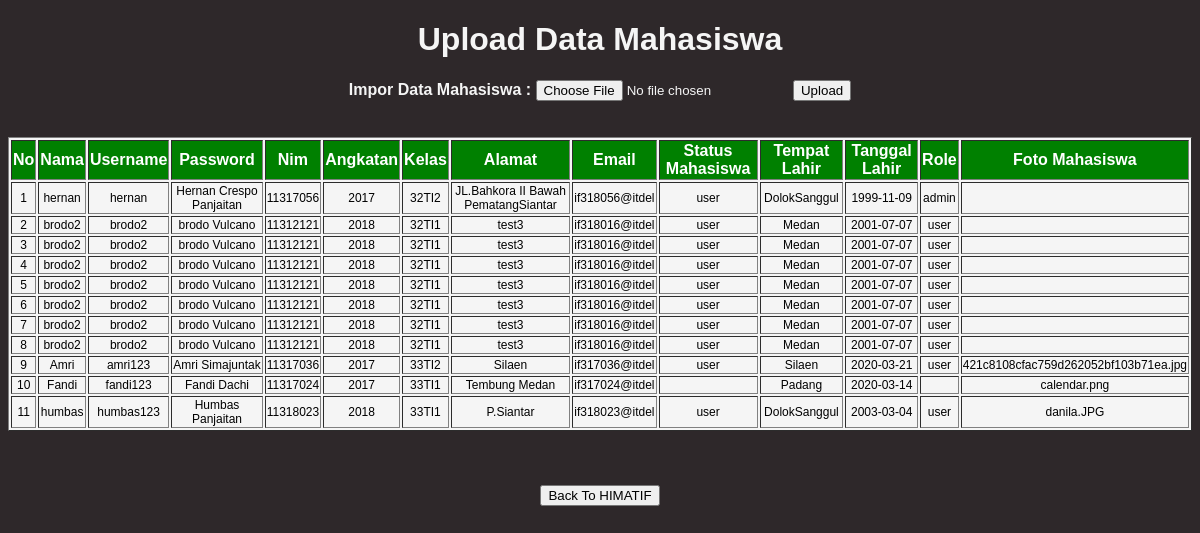
The app's page /csv/index.php with its own data.
### tables this page shows
CREATE TABLE `mahasiswa` (
  `mahasiswa_id` int(11) NOT NULL,
  `nama` text,
  `username` varchar(225) NOT NULL,
  `password` varchar(225) NOT NULL,
  `nim` varchar(100) DEFAULT NULL,
  `kelas` text,
  `angkatan` varchar(100) DEFAULT NULL,
  `alamat` varchar(225) NOT NULL,
  `email` varchar(225) NOT NULL,
  `status_mahasiswa` varchar(225) NOT NULL,
  `tempat_lahir` varchar(225) NOT NULL,
  `tanggal_lahir` date NOT NULL,
  `role` varchar(100) NOT NULL,
  `foto_mahasiswa` varchar(100) NOT NULL
);

### csv/index.php (the view, shortened to what this page needs)
<!DOCTYPE html>
<html lang="en">
<head>
    <link rel="stylesheet" type="text/css" href="assets/style.css">
</head>
<body>
	<center>
		<h1>Upload Data Mahasiswa</h1>
		<form method="post" enctype="multipart/form-data" action="uploader.php">
		<b>Impor Data Mahasiswa :</b>
		<input type="file" name="data_mahasiswa" required="required">
		<input type="submit" name="upload" value="Upload">
		</form>
		<br><br>
		<table border="1">
			<tr>
				<th>No</th>
                <th>Nama</th>
				<th>Username</th>
				<th>Password</th>
				<th>Nim</th>
				<th>Angkatan</th>
				<th>Kelas</th>
				<th>Alamat</th>
				<th>Email</th>
				<th>Status Mahasiswa</th>
				<th>Tempat Lahir</th>
				<th>Tanggal Lahir</th>
				<th>Role</th>
                <th>Foto Mahasiswa</th>
			</tr>
			<?php
				include_once ('connect.php');
				$no=1;
				$data_mahasiswa = mysqli_query($connect,"SELECT * FROM mahasiswa");
				while($data = mysqli_fetch_array($data_mahasiswa))
				{
					?>
					<tr>
						<td><?php echo $no++; ?></td>
						<td><?php echo $data['username']; ?></td>
						<td><?php echo $data['password']; ?></td>
						<td><?php echo $data['nama']; ?></td>
						<td><?php echo $data['nim']; ?></td>
						<td><?php echo $data['angkatan']; ?></td>
					 	<td><?php echo $data['kelas']; ?></td>
						<td><?php echo $data['alamat']; ?></td>
						<td><?php echo $data['email'];?></td>
						<td><?php echo $data['status_mahasiswa']; ?></td>
						<td><?php echo $data['tempat_lahir']; ?></td>
						<td><?php echo $data['tanggal_lahir']; ?> </td>
					    <td><?php echo $data['role']; ?></td>
                         <td><?php echo $data['foto_mahasiswa']; ?></td>
					</tr>
		    <?php
			}
			?>
		</table>
		<br><br><br>
		<a href="../admin/index.php?halaman=mahasiswa"><button class="btn btn-info">Back To HIMATIF</button></a>
	</center>
</body>
</html>

### csv/assets/style.css (style rules this page uses)
body { background: #2e282a; font-family: sans-serif; color: whitesmoke; }
h1 { color: whitesmoke; }
table { background-color: whitesmoke; color: black; font-size: 12px; text-align: center; }
th { font-size: 16px; background-color: green; color: white; }

### records on screen
mahasiswa: username "hernan", password "hernan", nama "Hernan Crespo Panjaitan", nim "11317056", angkatan "2017", kelas "32TI2", alamat "JL.Bahkora II Bawah PematangSiantar", email "if318056@itdel", status_mahasiswa "user", tempat_lahir "DolokSanggul", tanggal_lahir "1999-11-09", role "admin"
mahasiswa: username "brodo2", password "brodo2", nama "brodo Vulcano", nim "11312121", angkatan "2018", kelas "32TI1", alamat "test3", email "if318016@itdel", status_mahasiswa "user", tempat_lahir "Medan", tanggal_lahir "2001-07-07", role "user"
mahasiswa: username "brodo2", password "brodo2", nama "brodo Vulcano", nim "11312121", angkatan "2018", kelas "32TI1", alamat "test3", email "if318016@itdel", status_mahasiswa "user", tempat_lahir "Medan", tanggal_lahir "2001-07-07", role "user"
mahasiswa: username "brodo2", password "brodo2", nama "brodo Vulcano", nim "11312121", angkatan "2018", kelas "32TI1", alamat "test3", email "if318016@itdel", status_mahasiswa "user", tempat_lahir "Medan", tanggal_lahir "2001-07-07", role "user"
mahasiswa: username "brodo2", password "brodo2", nama "brodo Vulcano", nim "11312121", angkatan "2018", kelas "32TI1", alamat "test3", email "if318016@itdel", status_mahasiswa "user", tempat_lahir "Medan", tanggal_lahir "2001-07-07", role "user"
mahasiswa: username "brodo2", password "brodo2", nama "brodo Vulcano", nim "11312121", angkatan "2018", kelas "32TI1", alamat "test3", email "if318016@itdel", status_mahasiswa "user", tempat_lahir "Medan", tanggal_lahir "2001-07-07", role "user"
mahasiswa: username "brodo2", password "brodo2", nama "brodo Vulcano", nim "11312121", angkatan "2018", kelas "32TI1", alamat "test3", email "if318016@itdel", status_mahasiswa "user", tempat_lahir "Medan", tanggal_lahir "2001-07-07", role "user"
mahasiswa: username "brodo2", password "brodo2", nama "brodo Vulcano", nim "11312121", angkatan "2018", kelas "32TI1", alamat "test3", email "if318016@itdel", status_mahasiswa "user", tempat_lahir "Medan", tanggal_lahir "2001-07-07", role "user"
mahasiswa: username "Amri", password "amri123", nama "Amri Simajuntak", nim "11317036", angkatan "2017", kelas "33TI2", alamat "Silaen", email "if317036@itdel", status_mahasiswa "user", tempat_lahir "Silaen", tanggal_lahir "2020-03-21", role "user", foto_mahasiswa "421c8108cfac759d262052bf103b71ea.jpg"
mahasiswa: username "Fandi", password "fandi123", nama "Fandi Dachi", nim "11317024", angkatan "2017", kelas "33TI1", alamat "Tembung Medan", email "if317024@itdel", tempat_lahir "Padang", tanggal_lahir "2020-03-14", foto_mahasiswa "calendar.png"
mahasiswa: username "humbas", password "humbas123", nama "Humbas Panjaitan", nim "11318023", angkatan "2018", kelas "33TI1", alamat "P.Siantar", email "if318023@itdel", status_mahasiswa "user", tempat_lahir "DolokSanggul", tanggal_lahir "2003-03-04", role "user", foto_mahasiswa "danila.JPG"
